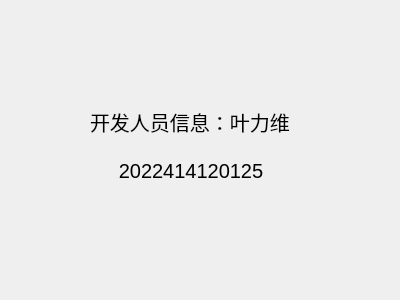
<?xml version="1.0" encoding="UTF-8"?>
<ui version="4.0">
 <class>helpInfo</class>
 <widget class="QWidget" name="helpInfo">
  <property name="geometry">
   <rect>
    <x>0</x>
    <y>0</y>
    <width>400</width>
    <height>300</height>
   </rect>
  </property>
  <property name="windowTitle">
   <string>Form</string>
  </property>
  <widget class="QWidget" name="verticalLayoutWidget">
   <property name="geometry">
    <rect>
     <x>90</x>
     <y>100</y>
     <width>202</width>
     <height>92</height>
    </rect>
   </property>
   <layout class="QVBoxLayout" name="verticalLayout">
    <item>
     <widget class="QLabel" name="label">
      <property name="font">
       <font>
        <pointsize>15</pointsize>
       </font>
      </property>
      <property name="text">
       <string>开发人员信息：叶力维</string>
      </property>
     </widget>
    </item>
    <item>
     <widget class="QLabel" name="label_2">
      <property name="font">
       <font>
        <pointsize>15</pointsize>
        <kerning>true</kerning>
       </font>
      </property>
      <property name="text">
       <string>2022414120125</string>
      </property>
      <property name="alignment">
       <set>Qt::AlignmentFlag::AlignCenter</set>
      </property>
     </widget>
    </item>
   </layout>
  </widget>
 </widget>
 <resources/>
 <connections/>
</ui>
